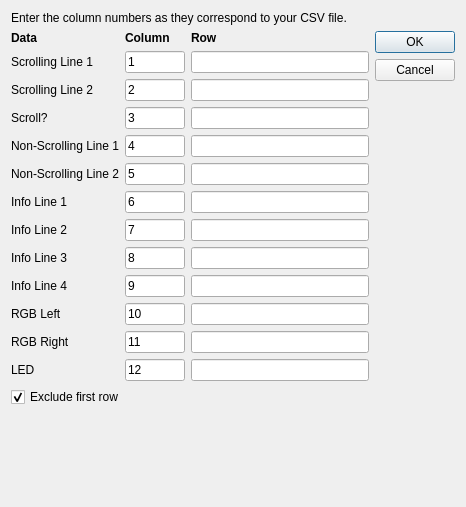
<?xml version="1.0" encoding="UTF-8"?>
<ui version="4.0">
 <class>SelectColumns</class>
 <widget class="QDialog" name="SelectColumns">
  <property name="geometry">
   <rect>
    <x>0</x>
    <y>0</y>
    <width>466</width>
    <height>507</height>
   </rect>
  </property>
  <property name="sizePolicy">
   <sizepolicy hsizetype="Minimum" vsizetype="Preferred">
    <horstretch>0</horstretch>
    <verstretch>0</verstretch>
   </sizepolicy>
  </property>
  <property name="windowTitle">
   <string>Select Column Numbers</string>
  </property>
  <layout class="QVBoxLayout" name="verticalLayout">
   <item>
    <widget class="QLabel" name="label_15">
     <property name="text">
      <string>Enter the column numbers as they correspond to your CSV file.</string>
     </property>
     <property name="alignment">
      <set>Qt::AlignLeading|Qt::AlignLeft|Qt::AlignTop</set>
     </property>
     <property name="wordWrap">
      <bool>true</bool>
     </property>
    </widget>
   </item>
   <item>
    <layout class="QHBoxLayout" name="horizontalLayout">
     <item>
      <layout class="QGridLayout" name="gridLayout">
       <item row="0" column="0">
        <widget class="QLabel" name="headerData">
         <property name="sizePolicy">
          <sizepolicy hsizetype="Minimum" vsizetype="Preferred">
           <horstretch>0</horstretch>
           <verstretch>0</verstretch>
          </sizepolicy>
         </property>
         <property name="font">
          <font>
           <weight>75</weight>
           <bold>true</bold>
          </font>
         </property>
         <property name="text">
          <string>Data</string>
         </property>
        </widget>
       </item>
       <item row="0" column="1">
        <widget class="QLabel" name="headerColumn">
         <property name="font">
          <font>
           <weight>75</weight>
           <bold>true</bold>
          </font>
         </property>
         <property name="text">
          <string>Column</string>
         </property>
        </widget>
       </item>
       <item row="0" column="2">
        <widget class="QLabel" name="headerRow">
         <property name="font">
          <font>
           <weight>75</weight>
           <bold>true</bold>
          </font>
         </property>
         <property name="text">
          <string>Row</string>
         </property>
        </widget>
       </item>
       <item row="1" column="0">
        <widget class="QLabel" name="label_3">
         <property name="sizePolicy">
          <sizepolicy hsizetype="Minimum" vsizetype="Preferred">
           <horstretch>0</horstretch>
           <verstretch>0</verstretch>
          </sizepolicy>
         </property>
         <property name="text">
          <string>Scrolling Line 1</string>
         </property>
        </widget>
       </item>
       <item row="1" column="1">
        <widget class="QLineEdit" name="lineScroll1">
         <property name="maximumSize">
          <size>
           <width>60</width>
           <height>16777215</height>
          </size>
         </property>
         <property name="text">
          <string>1</string>
         </property>
         <property name="maxLength">
          <number>3</number>
         </property>
        </widget>
       </item>
       <item row="1" column="2">
        <widget class="QLineEdit" name="lineScroll1_2">
         <property name="cursor">
          <cursorShape>ArrowCursor</cursorShape>
         </property>
         <property name="focusPolicy">
          <enum>Qt::NoFocus</enum>
         </property>
         <property name="text">
          <string/>
         </property>
         <property name="maxLength">
          <number>31</number>
         </property>
         <property name="readOnly">
          <bool>true</bool>
         </property>
        </widget>
       </item>
       <item row="2" column="0">
        <widget class="QLabel" name="label_4">
         <property name="sizePolicy">
          <sizepolicy hsizetype="Minimum" vsizetype="Preferred">
           <horstretch>0</horstretch>
           <verstretch>0</verstretch>
          </sizepolicy>
         </property>
         <property name="text">
          <string>Scrolling Line 2</string>
         </property>
        </widget>
       </item>
       <item row="2" column="1">
        <widget class="QLineEdit" name="lineScroll2">
         <property name="maximumSize">
          <size>
           <width>60</width>
           <height>16777215</height>
          </size>
         </property>
         <property name="text">
          <string>2</string>
         </property>
         <property name="maxLength">
          <number>3</number>
         </property>
        </widget>
       </item>
       <item row="2" column="2">
        <widget class="QLineEdit" name="lineScroll2_2">
         <property name="cursor">
          <cursorShape>ArrowCursor</cursorShape>
         </property>
         <property name="focusPolicy">
          <enum>Qt::NoFocus</enum>
         </property>
         <property name="text">
          <string/>
         </property>
         <property name="maxLength">
          <number>31</number>
         </property>
         <property name="readOnly">
          <bool>true</bool>
         </property>
        </widget>
       </item>
       <item row="3" column="0">
        <widget class="QLabel" name="label_12">
         <property name="sizePolicy">
          <sizepolicy hsizetype="Minimum" vsizetype="Preferred">
           <horstretch>0</horstretch>
           <verstretch>0</verstretch>
          </sizepolicy>
         </property>
         <property name="text">
          <string>Scroll?</string>
         </property>
        </widget>
       </item>
       <item row="3" column="1">
        <widget class="QLineEdit" name="lineScroll">
         <property name="maximumSize">
          <size>
           <width>60</width>
           <height>16777215</height>
          </size>
         </property>
         <property name="text">
          <string>3</string>
         </property>
         <property name="maxLength">
          <number>3</number>
         </property>
        </widget>
       </item>
       <item row="3" column="2">
        <widget class="QLineEdit" name="lineScroll_2">
         <property name="cursor">
          <cursorShape>ArrowCursor</cursorShape>
         </property>
         <property name="focusPolicy">
          <enum>Qt::NoFocus</enum>
         </property>
         <property name="text">
          <string/>
         </property>
         <property name="maxLength">
          <number>3</number>
         </property>
         <property name="readOnly">
          <bool>true</bool>
         </property>
        </widget>
       </item>
       <item row="4" column="0">
        <widget class="QLabel" name="label_6">
         <property name="sizePolicy">
          <sizepolicy hsizetype="Minimum" vsizetype="Preferred">
           <horstretch>0</horstretch>
           <verstretch>0</verstretch>
          </sizepolicy>
         </property>
         <property name="text">
          <string>Non-Scrolling Line 1</string>
         </property>
        </widget>
       </item>
       <item row="4" column="2">
        <widget class="QLineEdit" name="lineNonScroll1_2">
         <property name="cursor">
          <cursorShape>ArrowCursor</cursorShape>
         </property>
         <property name="focusPolicy">
          <enum>Qt::NoFocus</enum>
         </property>
         <property name="text">
          <string/>
         </property>
         <property name="maxLength">
          <number>8</number>
         </property>
         <property name="readOnly">
          <bool>true</bool>
         </property>
        </widget>
       </item>
       <item row="4" column="1">
        <widget class="QLineEdit" name="lineNonScroll1">
         <property name="maximumSize">
          <size>
           <width>60</width>
           <height>16777215</height>
          </size>
         </property>
         <property name="text">
          <string>4</string>
         </property>
         <property name="maxLength">
          <number>3</number>
         </property>
        </widget>
       </item>
       <item row="5" column="0">
        <widget class="QLabel" name="label_5">
         <property name="sizePolicy">
          <sizepolicy hsizetype="Minimum" vsizetype="Preferred">
           <horstretch>0</horstretch>
           <verstretch>0</verstretch>
          </sizepolicy>
         </property>
         <property name="text">
          <string>Non-Scrolling Line 2</string>
         </property>
        </widget>
       </item>
       <item row="5" column="1">
        <widget class="QLineEdit" name="lineNonScroll2">
         <property name="maximumSize">
          <size>
           <width>60</width>
           <height>16777215</height>
          </size>
         </property>
         <property name="text">
          <string>5</string>
         </property>
         <property name="maxLength">
          <number>3</number>
         </property>
        </widget>
       </item>
       <item row="5" column="2">
        <widget class="QLineEdit" name="lineNonScroll2_2">
         <property name="cursor">
          <cursorShape>ArrowCursor</cursorShape>
         </property>
         <property name="focusPolicy">
          <enum>Qt::NoFocus</enum>
         </property>
         <property name="text">
          <string/>
         </property>
         <property name="maxLength">
          <number>8</number>
         </property>
         <property name="readOnly">
          <bool>true</bool>
         </property>
        </widget>
       </item>
       <item row="6" column="0">
        <widget class="QLabel" name="label_7">
         <property name="sizePolicy">
          <sizepolicy hsizetype="Minimum" vsizetype="Preferred">
           <horstretch>0</horstretch>
           <verstretch>0</verstretch>
          </sizepolicy>
         </property>
         <property name="text">
          <string>Info Line 1</string>
         </property>
        </widget>
       </item>
       <item row="6" column="2">
        <widget class="QLineEdit" name="lineInfo1_2">
         <property name="cursor">
          <cursorShape>ArrowCursor</cursorShape>
         </property>
         <property name="focusPolicy">
          <enum>Qt::NoFocus</enum>
         </property>
         <property name="text">
          <string/>
         </property>
         <property name="maxLength">
          <number>31</number>
         </property>
         <property name="readOnly">
          <bool>true</bool>
         </property>
        </widget>
       </item>
       <item row="6" column="1">
        <widget class="QLineEdit" name="lineInfo1">
         <property name="maximumSize">
          <size>
           <width>60</width>
           <height>16777215</height>
          </size>
         </property>
         <property name="text">
          <string>6</string>
         </property>
         <property name="maxLength">
          <number>3</number>
         </property>
        </widget>
       </item>
       <item row="7" column="1">
        <widget class="QLineEdit" name="lineInfo2">
         <property name="maximumSize">
          <size>
           <width>60</width>
           <height>16777215</height>
          </size>
         </property>
         <property name="text">
          <string>7</string>
         </property>
         <property name="maxLength">
          <number>3</number>
         </property>
        </widget>
       </item>
       <item row="7" column="0">
        <widget class="QLabel" name="label_8">
         <property name="sizePolicy">
          <sizepolicy hsizetype="Minimum" vsizetype="Preferred">
           <horstretch>0</horstretch>
           <verstretch>0</verstretch>
          </sizepolicy>
         </property>
         <property name="text">
          <string>Info Line 2</string>
         </property>
        </widget>
       </item>
       <item row="7" column="2">
        <widget class="QLineEdit" name="lineInfo2_2">
         <property name="cursor">
          <cursorShape>ArrowCursor</cursorShape>
         </property>
         <property name="focusPolicy">
          <enum>Qt::NoFocus</enum>
         </property>
         <property name="text">
          <string/>
         </property>
         <property name="maxLength">
          <number>31</number>
         </property>
         <property name="readOnly">
          <bool>true</bool>
         </property>
        </widget>
       </item>
       <item row="8" column="0">
        <widget class="QLabel" name="label_9">
         <property name="sizePolicy">
          <sizepolicy hsizetype="Minimum" vsizetype="Preferred">
           <horstretch>0</horstretch>
           <verstretch>0</verstretch>
          </sizepolicy>
         </property>
         <property name="text">
          <string>Info Line 3</string>
         </property>
        </widget>
       </item>
       <item row="8" column="2">
        <widget class="QLineEdit" name="lineInfo3_2">
         <property name="cursor">
          <cursorShape>ArrowCursor</cursorShape>
         </property>
         <property name="focusPolicy">
          <enum>Qt::NoFocus</enum>
         </property>
         <property name="text">
          <string/>
         </property>
         <property name="maxLength">
          <number>31</number>
         </property>
         <property name="readOnly">
          <bool>true</bool>
         </property>
        </widget>
       </item>
       <item row="8" column="1">
        <widget class="QLineEdit" name="lineInfo3">
         <property name="maximumSize">
          <size>
           <width>60</width>
           <height>16777215</height>
          </size>
         </property>
         <property name="text">
          <string>8</string>
         </property>
         <property name="maxLength">
          <number>3</number>
         </property>
        </widget>
       </item>
       <item row="9" column="0">
        <widget class="QLabel" name="label_10">
         <property name="sizePolicy">
          <sizepolicy hsizetype="Minimum" vsizetype="Preferred">
           <horstretch>0</horstretch>
           <verstretch>0</verstretch>
          </sizepolicy>
         </property>
         <property name="text">
          <string>Info Line 4</string>
         </property>
        </widget>
       </item>
       <item row="9" column="2">
        <widget class="QLineEdit" name="lineInfo4_2">
         <property name="cursor">
          <cursorShape>ArrowCursor</cursorShape>
         </property>
         <property name="focusPolicy">
          <enum>Qt::NoFocus</enum>
         </property>
         <property name="text">
          <string/>
         </property>
         <property name="maxLength">
          <number>31</number>
         </property>
         <property name="readOnly">
          <bool>true</bool>
         </property>
        </widget>
       </item>
       <item row="9" column="1">
        <widget class="QLineEdit" name="lineInfo4">
         <property name="maximumSize">
          <size>
           <width>60</width>
           <height>16777215</height>
          </size>
         </property>
         <property name="text">
          <string>9</string>
         </property>
         <property name="maxLength">
          <number>3</number>
         </property>
        </widget>
       </item>
       <item row="10" column="0">
        <widget class="QLabel" name="label_13">
         <property name="sizePolicy">
          <sizepolicy hsizetype="Minimum" vsizetype="Preferred">
           <horstretch>0</horstretch>
           <verstretch>0</verstretch>
          </sizepolicy>
         </property>
         <property name="text">
          <string>RGB Left</string>
         </property>
        </widget>
       </item>
       <item row="10" column="2">
        <widget class="QLineEdit" name="lineRgbLeft_2">
         <property name="cursor">
          <cursorShape>ArrowCursor</cursorShape>
         </property>
         <property name="focusPolicy">
          <enum>Qt::NoFocus</enum>
         </property>
         <property name="text">
          <string/>
         </property>
         <property name="maxLength">
          <number>12</number>
         </property>
         <property name="readOnly">
          <bool>true</bool>
         </property>
        </widget>
       </item>
       <item row="10" column="1">
        <widget class="QLineEdit" name="lineRgbLeft">
         <property name="maximumSize">
          <size>
           <width>60</width>
           <height>16777215</height>
          </size>
         </property>
         <property name="text">
          <string>10</string>
         </property>
         <property name="maxLength">
          <number>3</number>
         </property>
        </widget>
       </item>
       <item row="11" column="0">
        <widget class="QLabel" name="label_14">
         <property name="sizePolicy">
          <sizepolicy hsizetype="Minimum" vsizetype="Preferred">
           <horstretch>0</horstretch>
           <verstretch>0</verstretch>
          </sizepolicy>
         </property>
         <property name="text">
          <string>RGB Right</string>
         </property>
        </widget>
       </item>
       <item row="11" column="2">
        <widget class="QLineEdit" name="lineRgbRight_2">
         <property name="cursor">
          <cursorShape>ArrowCursor</cursorShape>
         </property>
         <property name="focusPolicy">
          <enum>Qt::NoFocus</enum>
         </property>
         <property name="text">
          <string/>
         </property>
         <property name="maxLength">
          <number>12</number>
         </property>
         <property name="readOnly">
          <bool>true</bool>
         </property>
        </widget>
       </item>
       <item row="11" column="1">
        <widget class="QLineEdit" name="lineRgbRight">
         <property name="maximumSize">
          <size>
           <width>60</width>
           <height>16777215</height>
          </size>
         </property>
         <property name="text">
          <string>11</string>
         </property>
         <property name="maxLength">
          <number>3</number>
         </property>
        </widget>
       </item>
       <item row="12" column="0">
        <widget class="QLabel" name="label_11">
         <property name="sizePolicy">
          <sizepolicy hsizetype="Minimum" vsizetype="Preferred">
           <horstretch>0</horstretch>
           <verstretch>0</verstretch>
          </sizepolicy>
         </property>
         <property name="text">
          <string>LED</string>
         </property>
        </widget>
       </item>
       <item row="12" column="2">
        <widget class="QLineEdit" name="lineLed_2">
         <property name="cursor">
          <cursorShape>ArrowCursor</cursorShape>
         </property>
         <property name="focusPolicy">
          <enum>Qt::NoFocus</enum>
         </property>
         <property name="text">
          <string/>
         </property>
         <property name="maxLength">
          <number>6</number>
         </property>
         <property name="readOnly">
          <bool>true</bool>
         </property>
        </widget>
       </item>
       <item row="12" column="1">
        <widget class="QLineEdit" name="lineLed">
         <property name="maximumSize">
          <size>
           <width>60</width>
           <height>16777215</height>
          </size>
         </property>
         <property name="text">
          <string>12</string>
         </property>
         <property name="maxLength">
          <number>3</number>
         </property>
        </widget>
       </item>
      </layout>
     </item>
     <item>
      <widget class="QDialogButtonBox" name="buttonBox">
       <property name="orientation">
        <enum>Qt::Vertical</enum>
       </property>
       <property name="standardButtons">
        <set>QDialogButtonBox::Cancel|QDialogButtonBox::Ok</set>
       </property>
      </widget>
     </item>
    </layout>
   </item>
   <item>
    <widget class="QCheckBox" name="excludeFirstRow">
     <property name="text">
      <string>Exclude first row</string>
     </property>
     <property name="checked">
      <bool>true</bool>
     </property>
    </widget>
   </item>
   <item>
    <spacer name="verticalSpacer">
     <property name="orientation">
      <enum>Qt::Vertical</enum>
     </property>
     <property name="sizeHint" stdset="0">
      <size>
       <width>20</width>
       <height>40</height>
      </size>
     </property>
    </spacer>
   </item>
  </layout>
 </widget>
 <resources/>
 <connections>
  <connection>
   <sender>buttonBox</sender>
   <signal>accepted()</signal>
   <receiver>SelectColumns</receiver>
   <slot>accept()</slot>
   <hints>
    <hint type="sourcelabel">
     <x>424</x>
     <y>305</y>
    </hint>
    <hint type="destinationlabel">
     <x>157</x>
     <y>274</y>
    </hint>
   </hints>
  </connection>
  <connection>
   <sender>buttonBox</sender>
   <signal>rejected()</signal>
   <receiver>SelectColumns</receiver>
   <slot>reject()</slot>
   <hints>
    <hint type="sourcelabel">
     <x>424</x>
     <y>311</y>
    </hint>
    <hint type="destinationlabel">
     <x>286</x>
     <y>274</y>
    </hint>
   </hints>
  </connection>
 </connections>
</ui>
